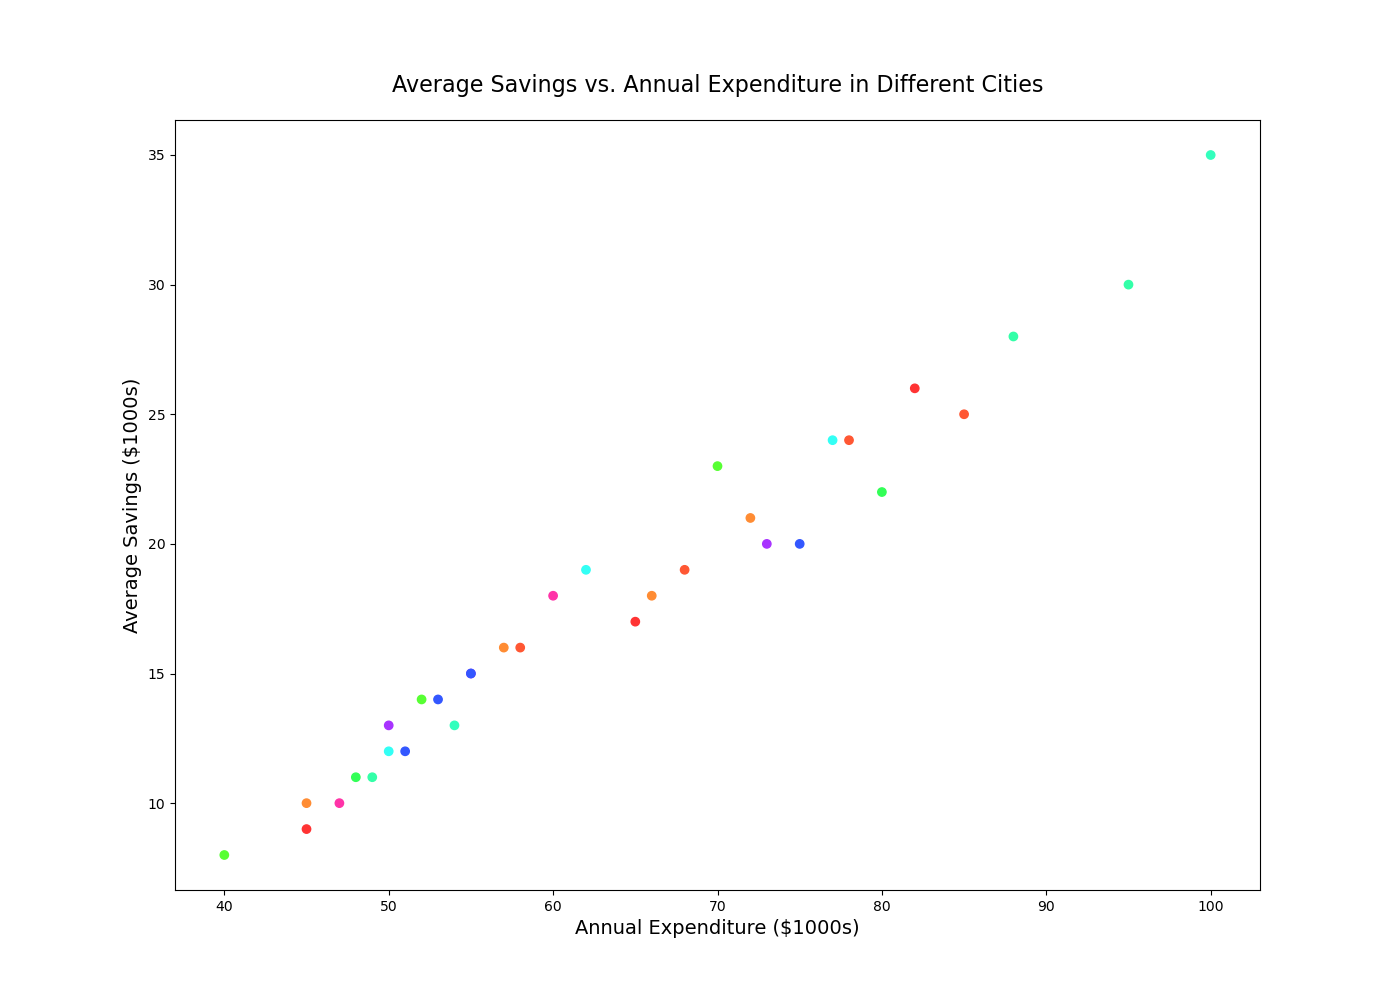

Python code for this plot:

import matplotlib.pyplot as plt

# Data
cities = ["New York", "Los Angeles", "Chicago", "Houston", "Phoenix", 
          "Philadelphia", "San Antonio", "San Diego", "Dallas", "San Jose", 
          "Austin", "Jacksonville", "Fort Worth", "Columbus", "Charlotte", 
          "Seattle", "Denver", "El Paso", "Detroit", "Boston", 
          "San Francisco", "Miami", "Orlando", "Atlanta", "Portland", 
          "Las Vegas", "Nashville", "Baltimore", "Washington", "Cincinnati", 
          "Indianapolis", "Louisville", "Milwaukee"]
annual_expenditure = [85, 80, 75, 60, 55, 50, 45, 70, 65, 95, 
                      68, 48, 53, 47, 50, 77, 72, 40, 45, 88, 
                      100, 78, 55, 66, 73, 62, 57, 52, 82, 49, 
                      54, 58, 51]
average_savings = [25, 22, 20, 18, 15, 12, 10, 23, 17, 30, 
                   19, 11, 14, 10, 13, 24, 21, 8, 9, 28, 
                   35, 24, 15, 18, 20, 19, 16, 14, 26, 11, 
                   13, 16, 12]

# Create figure and axis objects
fig, ax = plt.subplots(figsize=(14, 10))

# Scatter plot
ax.scatter(annual_expenditure, average_savings, color=[
    "#FF5733", "#33FF57", "#3357FF", "#FF33A8", "#A833FF", 
    "#33FFF5", "#FF8C33", "#57FF33", "#FF3333", "#33FFA8", 
    "#FF5733", "#33FF57", "#3357FF", "#FF33A8", "#A833FF", 
    "#33FFF5", "#FF8C33", "#57FF33", "#FF3333", "#33FFA8",
    "#33FFBD", "#FF5733", "#3357FF", "#FF8C33", "#A833FF", 
    "#33FFF5", "#FF8C33", "#57FF33", "#FF3333", "#33FFA8",
    "#33FFBD", "#FF5733", "#3357FF"
])

# Title and labels
plt.title('Average Savings vs. Annual Expenditure in Different Cities', pad=20, fontsize=16)
plt.xlabel('Annual Expenditure ($1000s)', fontsize=14)
plt.ylabel('Average Savings ($1000s)', fontsize=14)

# Show plot
plt.show()
